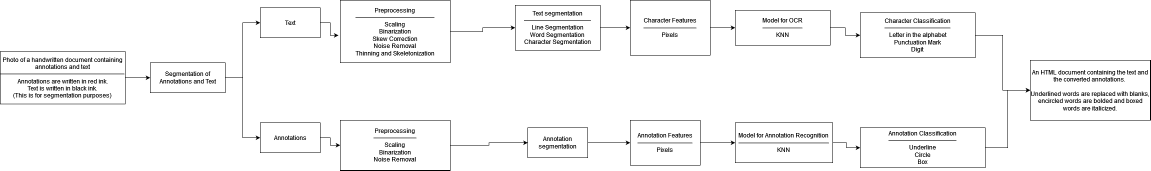
#> input picture media/method.png, 2301 x 341 px (shown at 1/2 size)
$ jupyter execute aiReview-FINAL-ULTRA.ipynb
#> lines starting #> are read from the running program, lines starting #| are printed output that depends on the picture; after the words box and inside, x2 and y2 are one past the last pixel; in counts of white or black regions, pixels touching at a corner belong together
# aiReview

aiReview is an artificial intelligence-based system that creates a reviewer (in the form of an HTML file) from handwritten lecture notes. It uses optical character recognition (OCR) in converting an image of handwritten text into a machine-readable text file. Unlike other OCR software, it also features an annotation-conversion system that converts underlined words in the input with blanks and encircled words into bolded words.

This project is developed by:

- A.V. Cayetano (THX)
- J. M. Choa (THX)
- H. A. Macalisang (THU)
- R. J. Portuguez (THW)

Thematic inspiration:
SDG 4 – Quality Education.

## Import packages

[cell 1]
import numpy as np
import pandas as pd
import scipy
import cv2
from matplotlib import pyplot as plt
import ipynb.fs.defs.utils as utils
from PIL import Image, ImageFont, ImageDraw
from IPython.display import display
from scipy.ndimage import interpolation
import glob
import os
import random
import statistics
import textwrap

## Methodology

[cell 2]
with Image.open("../media/method.png") as method_img:
#> method_img is the input picture: PIL image 2301x341 RGBA; mean R, G, B, A 246.3, 246.3, 246.3, 255
    display(method_img)


# The image below is not updated. Will update soon.

## Load Test Data

[cell 3]
TARGET_HEIGHT = 500
TARGET_WIDTH = 1000


def resize(img):
    return cv2.resize(img, (TARGET_WIDTH, TARGET_HEIGHT))


class TestingSample:
    """
        TestingSample (input)

        Image:
        self.img
        self.img_bin

        Text part of the image:
        self.text_img_bin (temporary)
        self.text_img
        self.Text: Text()

        Annotation part of the image:
        self.anno_img_bin (temporary)
        self.anno_img
        self.Anno: Anno()


        self.target_text_output
        self.text_output
        self.opencv_text_output

    """

    def __init__(self, path, target_text_output):
#> called with path = '../input/test_17.png'
        self.img = cv2.imread(path)
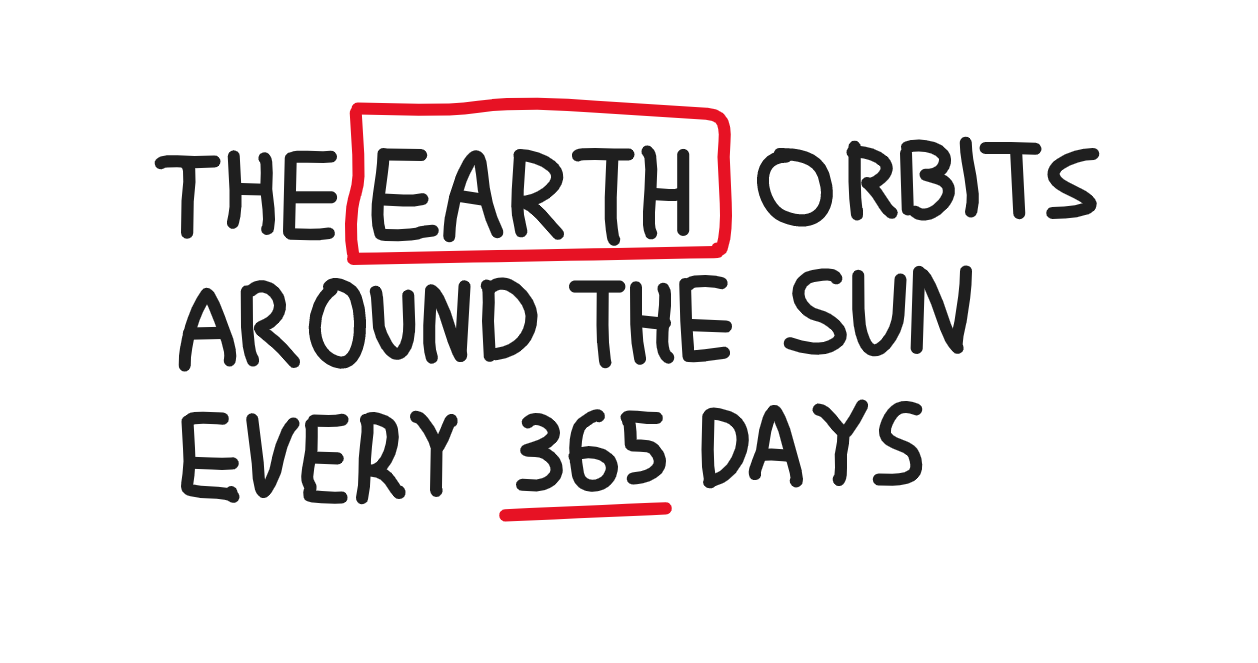
#> input picture input/test_17.png, 1258 x 663 px
#> self.img is the input picture: shape (663, 1258, 3); mean B, G, R 230, 229.7, 233.3
        self.img = cv2.cvtColor(resize(self.img), cv2.COLOR_BGR2RGB)
#> in resize, `return cv2.resize(img, (TARGET_WIDTH, TARGET_HEIGHT))`:
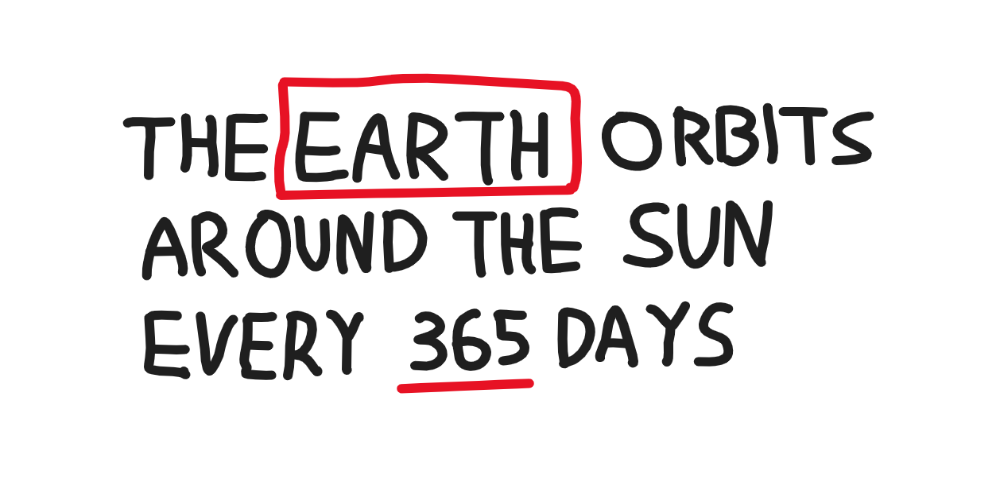
#> returned value: shape (500, 1000, 3); mean of channels 0, 1, 2 230, 229.7, 233.3; drawn as B, G, R
#> self.img: shape (500, 1000, 3)

        img_gs = cv2.cvtColor(self.img, cv2.COLOR_RGB2GRAY)
        _, self.img_bin = cv2.threshold(img_gs, 127, 255, cv2.THRESH_BINARY_INV)
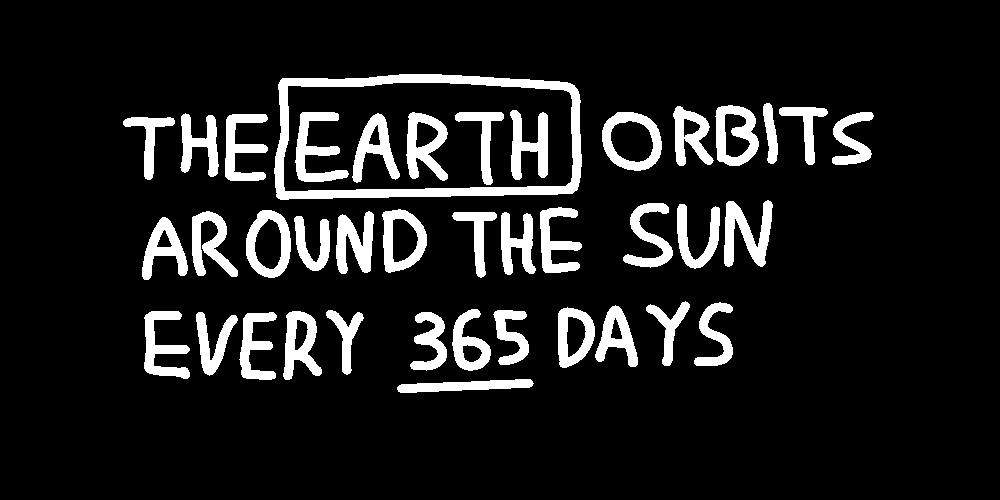
#> self.img_bin: shape (500, 1000); 11% white; 40 white regions, largest, box (x1, y1, x2, y2) and area: (274, 74, 582, 200) 6921, (724, 200, 773, 267) 1704, (295, 112, 349, 182) 1571

        self.target_text_output = target_text_output
        self.filename = path.split("/")[-1]

test_1 = TestingSample("../input/test_17.png", "THE EARTH ORBITS AROUND THE SUN EVERY 365 DAYS")
utils.plot_img(test_1.img, "Original (Scaled)", "rgb")
#> (this line was passed over: ipynb is not available in this run)
utils.plot_img(test_1.img_bin, "Binarized (Scaled)", "gray")
#> (this line was passed over: ipynb is not available in this run)

## Segmentation of Annotations and Text and Noise Removal

[cell 4]
# References:
# https://docs.opencv.org/4.x/df/d9d/tutorial_py_colorspaces.html
# https://docs.opencv.org/4.x/d9/d61/tutorial_py_morphological_ops.html
# https://docs.opencv.org/4.x/d5/d69/tutorial_py_non_local_means.html


def get_text(test_img):
    # filter all black inks
    test_img_hsv = cv2.cvtColor(test_img, cv2.COLOR_RGB2HSV)
#> test_img_hsv: shape (500, 1000, 3); mean H, S, V 3.5, 4, 233.3
    lower_text_color = np.array([0, 0, 0])
    upper_text_color = np.array([179, 44, 130])
    text_img = cv2.inRange(test_img_hsv, lower_text_color, upper_text_color)
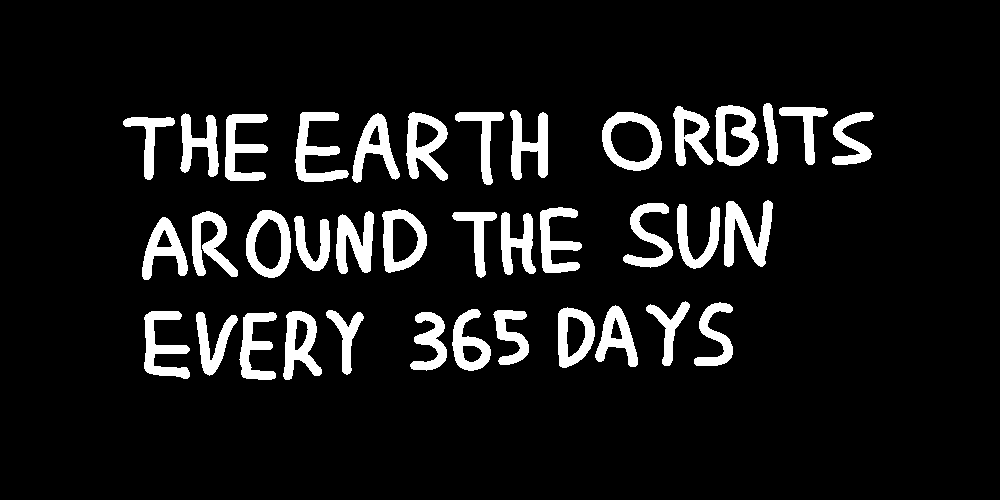
#> text_img: shape (500, 1000); 9.4% white; 38 white regions, largest, box (x1, y1, x2, y2) and area: (724, 200, 773, 267) 1715, (295, 112, 349, 182) 1574, (406, 112, 448, 181) 1530

    return text_img

def remove_noise(img_bin, kernel_size_open=(1, 1), kernel_size_close=(1, 1)):
    kernel_open = np.ones(kernel_size_open, np.uint8)
    kernel_close = np.ones(kernel_size_close, np.uint8)

    img_bin = cv2.morphologyEx(img_bin, cv2.MORPH_OPEN, kernel_open)
    img_bin = cv2.morphologyEx(img_bin, cv2.MORPH_CLOSE, kernel_close)

    img_bin = cv2.fastNlMeansDenoising(img_bin)
    return img_bin


def get_annotations(test_img_bin, text_img_bin):
    # filter all inks that are not text
    annotations_img = cv2.bitwise_xor(test_img_bin, text_img_bin)
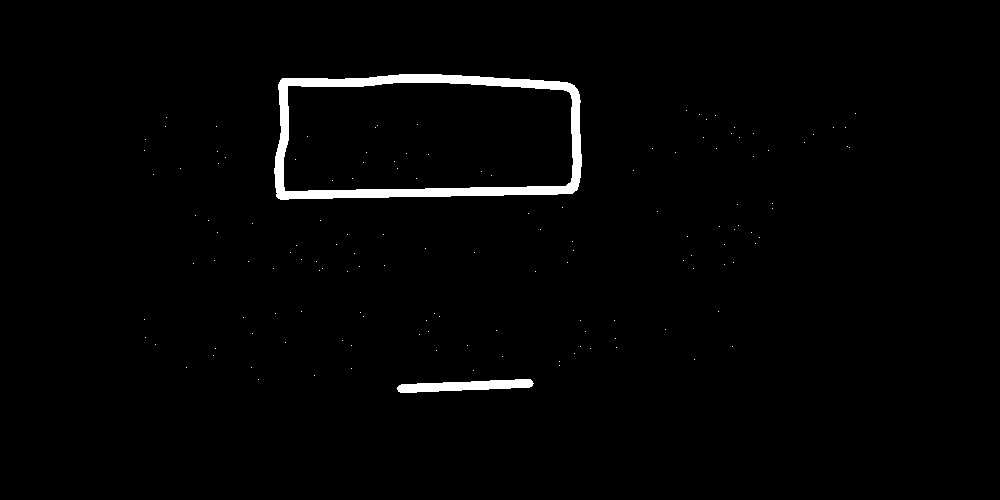
#> annotations_img: shape (500, 1000); 1.6% white; 141 white regions (139 under 20 px), largest, box (x1, y1, x2, y2) and area: (274, 74, 582, 200) 6921, (397, 379, 534, 393) 1188
    return annotations_img


utils.plot_img(test_1.img, "Original", "rgb")


test_1.text_img_bin = get_text(test_1.img)
utils.plot_img(test_1.text_img_bin, "Text with Noise", "gray")


test_1.text_img_bin = remove_noise(test_1.text_img_bin)
utils.plot_img(test_1.text_img_bin, "Text Noise Removed", "gray")


test_1.anno_img_bin = get_annotations(test_1.img_bin, test_1.text_img_bin)
utils.plot_img(test_1.anno_img_bin, "Annotations with Noise", "gray")
#> (this line was passed over: ipynb is not available in this run)


test_1.anno_img_bin = remove_noise(test_1.anno_img_bin, (1, 1), (2, 2))
#> call 2 of remove_noise, with kernel_size_open = (1, 1), kernel_size_close = (2, 2)
#> in remove_noise (call 2), `img_bin = cv2.morphologyEx(img_bin, cv2.MORPH_CLOSE, kernel_close)`:
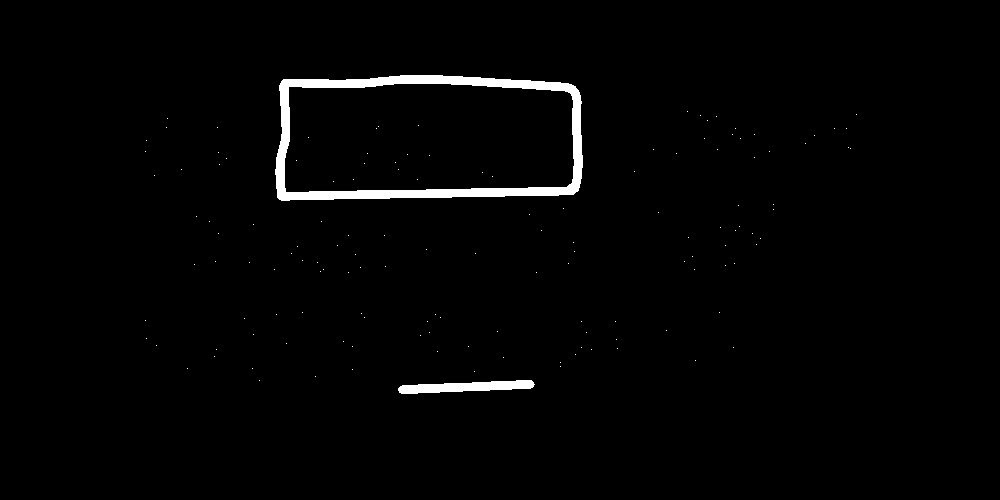
#> img_bin: shape (500, 1000); 1.6% white; 141 white regions (139 under 20 px), largest, box (x1, y1, x2, y2) and area: (275, 75, 583, 201) 6922, (398, 380, 535, 394) 1188
utils.plot_img(test_1.anno_img_bin, "Annotations Noise Removed", "gray")
#> (this line was passed over: ipynb is not available in this run)
